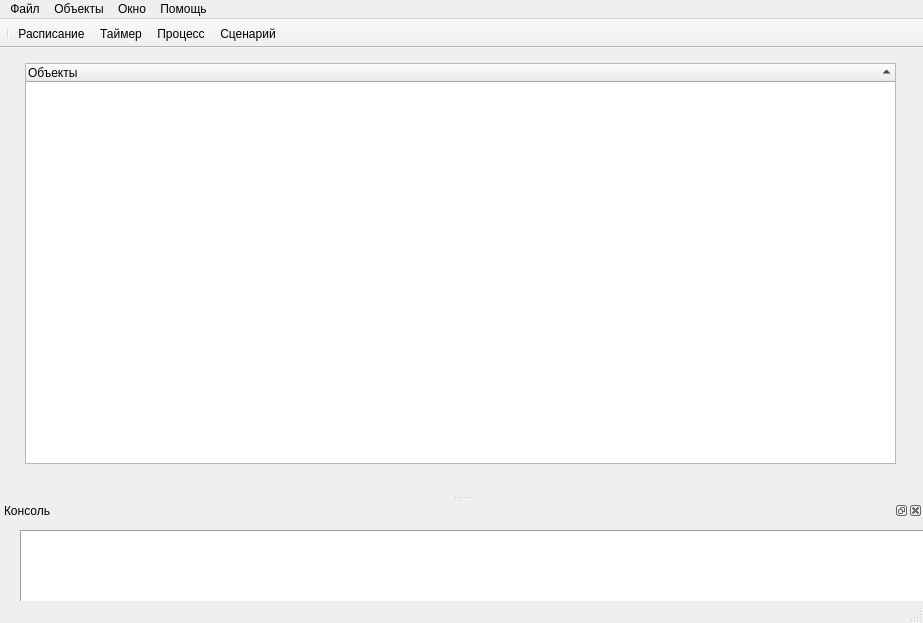
<?xml version="1.0" encoding="UTF-8"?>
<ui version="4.0">
 <class>GeekSpaceWindow</class>
 <widget class="QMainWindow" name="GeekSpaceWindow">
  <property name="geometry">
   <rect>
    <x>0</x>
    <y>0</y>
    <width>923</width>
    <height>623</height>
   </rect>
  </property>
  <property name="minimumSize">
   <size>
    <width>0</width>
    <height>200</height>
   </size>
  </property>
  <property name="windowTitle">
   <string>GeekSpace</string>
  </property>
  <property name="windowIcon">
   <iconset>
    <normalon>:/GeekSpace</normalon>
   </iconset>
  </property>
  <property name="animated">
   <bool>false</bool>
  </property>
  <property name="documentMode">
   <bool>false</bool>
  </property>
  <property name="tabShape">
   <enum>QTabWidget::Rounded</enum>
  </property>
  <property name="dockNestingEnabled">
   <bool>false</bool>
  </property>
  <widget class="QWidget" name="centralWidget">
   <widget class="QWidget" name="verticalLayoutWidget">
    <property name="geometry">
     <rect>
      <x>20</x>
      <y>10</y>
      <width>881</width>
      <height>411</height>
     </rect>
    </property>
    <layout class="QVBoxLayout" name="verticalLayout">
     <property name="leftMargin">
      <number>5</number>
     </property>
     <property name="topMargin">
      <number>5</number>
     </property>
     <property name="rightMargin">
      <number>5</number>
     </property>
     <property name="bottomMargin">
      <number>5</number>
     </property>
     <item>
      <widget class="QTreeWidget" name="treeModules">
       <property name="rootIsDecorated">
        <bool>true</bool>
       </property>
       <property name="sortingEnabled">
        <bool>true</bool>
       </property>
       <property name="expandsOnDoubleClick">
        <bool>false</bool>
       </property>
       <column>
        <property name="text">
         <string>Объекты</string>
        </property>
       </column>
      </widget>
     </item>
    </layout>
   </widget>
  </widget>
  <widget class="QMenuBar" name="menuBar">
   <property name="geometry">
    <rect>
     <x>0</x>
     <y>0</y>
     <width>923</width>
     <height>21</height>
    </rect>
   </property>
   <widget class="QMenu" name="menuFile">
    <property name="title">
     <string>Файл</string>
    </property>
    <addaction name="actionQuit"/>
   </widget>
   <widget class="QMenu" name="menuObjects">
    <property name="title">
     <string>Объекты</string>
    </property>
    <widget class="QMenu" name="menu_10">
     <property name="title">
      <string>Добавить</string>
     </property>
     <addaction name="actionAddSignalTimer"/>
     <addaction name="actionAddSignalSheldule"/>
     <addaction name="actionAddProcess"/>
     <addaction name="actionScript"/>
     <addaction name="actionFindModule"/>
    </widget>
    <addaction name="menu_10"/>
    <addaction name="actionDelete"/>
   </widget>
   <widget class="QMenu" name="menuWindow">
    <property name="title">
     <string>Окно</string>
    </property>
    <addaction name="actionConsole"/>
   </widget>
   <widget class="QMenu" name="menuHelp">
    <property name="title">
     <string>Помощь</string>
    </property>
    <addaction name="actionHelp"/>
    <addaction name="separator"/>
    <addaction name="actionAbout"/>
   </widget>
   <addaction name="menuFile"/>
   <addaction name="menuObjects"/>
   <addaction name="menuWindow"/>
   <addaction name="menuHelp"/>
  </widget>
  <widget class="QStatusBar" name="statusBar"/>
  <widget class="QDockWidget" name="dockConsole">
   <property name="sizePolicy">
    <sizepolicy hsizetype="Maximum" vsizetype="Maximum">
     <horstretch>100</horstretch>
     <verstretch>100</verstretch>
    </sizepolicy>
   </property>
   <property name="minimumSize">
    <size>
     <width>80</width>
     <height>100</height>
    </size>
   </property>
   <property name="autoFillBackground">
    <bool>true</bool>
   </property>
   <property name="windowTitle">
    <string>Консоль</string>
   </property>
   <attribute name="dockWidgetArea">
    <number>8</number>
   </attribute>
   <widget class="QWidget" name="dockWidgetContents_2">
    <widget class="QTextBrowser" name="console">
     <property name="geometry">
      <rect>
       <x>20</x>
       <y>10</y>
       <width>1091</width>
       <height>111</height>
      </rect>
     </property>
     <property name="frameShape">
      <enum>QFrame::Box</enum>
     </property>
     <property name="verticalScrollBarPolicy">
      <enum>Qt::ScrollBarAlwaysOn</enum>
     </property>
     <property name="horizontalScrollBarPolicy">
      <enum>Qt::ScrollBarAlwaysOff</enum>
     </property>
     <property name="textInteractionFlags">
      <set>Qt::TextSelectableByKeyboard|Qt::TextSelectableByMouse</set>
     </property>
    </widget>
   </widget>
  </widget>
  <widget class="QToolBar" name="toolBar">
   <property name="windowTitle">
    <string>toolBar</string>
   </property>
   <property name="movable">
    <bool>false</bool>
   </property>
   <property name="iconSize">
    <size>
     <width>32</width>
     <height>32</height>
    </size>
   </property>
   <property name="toolButtonStyle">
    <enum>Qt::ToolButtonTextUnderIcon</enum>
   </property>
   <property name="floatable">
    <bool>false</bool>
   </property>
   <attribute name="toolBarArea">
    <enum>TopToolBarArea</enum>
   </attribute>
   <attribute name="toolBarBreak">
    <bool>false</bool>
   </attribute>
   <addaction name="separator"/>
   <addaction name="actionAddSignalSheldule"/>
   <addaction name="actionAddSignalTimer"/>
   <addaction name="actionAddProcess"/>
   <addaction name="actionScript"/>
  </widget>
  <action name="actionQuit">
   <property name="icon">
    <iconset>
     <normalon>:/exit.png</normalon>
    </iconset>
   </property>
   <property name="text">
    <string>Выход</string>
   </property>
   <property name="shortcut">
    <string>Ctrl+Q</string>
   </property>
  </action>
  <action name="actionFindModule">
   <property name="icon">
    <iconset resource="images.qrc">
     <normaloff>:/addModule</normaloff>:/addModule</iconset>
   </property>
   <property name="text">
    <string>Модуль</string>
   </property>
  </action>
  <action name="actionHelp">
   <property name="text">
    <string>Справка</string>
   </property>
   <property name="shortcut">
    <string>F1</string>
   </property>
  </action>
  <action name="actionAbout">
   <property name="text">
    <string>О программе</string>
   </property>
   <property name="toolTip">
    <string>О программе</string>
   </property>
   <property name="shortcut">
    <string>Shift+F1</string>
   </property>
  </action>
  <action name="actionConsole">
   <property name="checkable">
    <bool>true</bool>
   </property>
   <property name="text">
    <string>Консоль</string>
   </property>
  </action>
  <action name="actionAddSignalTimer">
   <property name="icon">
    <iconset>
     <normalon>:/addTimer</normalon>
    </iconset>
   </property>
   <property name="text">
    <string>Таймер</string>
   </property>
   <property name="toolTip">
    <string>Добавить таймер</string>
   </property>
  </action>
  <action name="actionAddSignalSheldule">
   <property name="icon">
    <iconset>
     <normalon>:/addCalendar</normalon>
    </iconset>
   </property>
   <property name="text">
    <string>Расписание</string>
   </property>
   <property name="toolTip">
    <string>Добавить расписание</string>
   </property>
  </action>
  <action name="actionDelete">
   <property name="text">
    <string>Удалить</string>
   </property>
  </action>
  <action name="actionAddProcess">
   <property name="icon">
    <iconset resource="images.qrc">
     <normaloff>:/addProcess</normaloff>:/addProcess</iconset>
   </property>
   <property name="text">
    <string>Процесс</string>
   </property>
   <property name="toolTip">
    <string>Добавить процесс</string>
   </property>
  </action>
  <action name="actionScript">
   <property name="icon">
    <iconset resource="images.qrc">
     <normaloff>:/addScript</normaloff>:/addScript</iconset>
   </property>
   <property name="text">
    <string>Сценарий</string>
   </property>
   <property name="toolTip">
    <string>Добавить сценарий</string>
   </property>
  </action>
 </widget>
 <layoutdefault spacing="6" margin="11"/>
 <resources>
  <include location="images.qrc"/>
 </resources>
 <connections/>
</ui>
